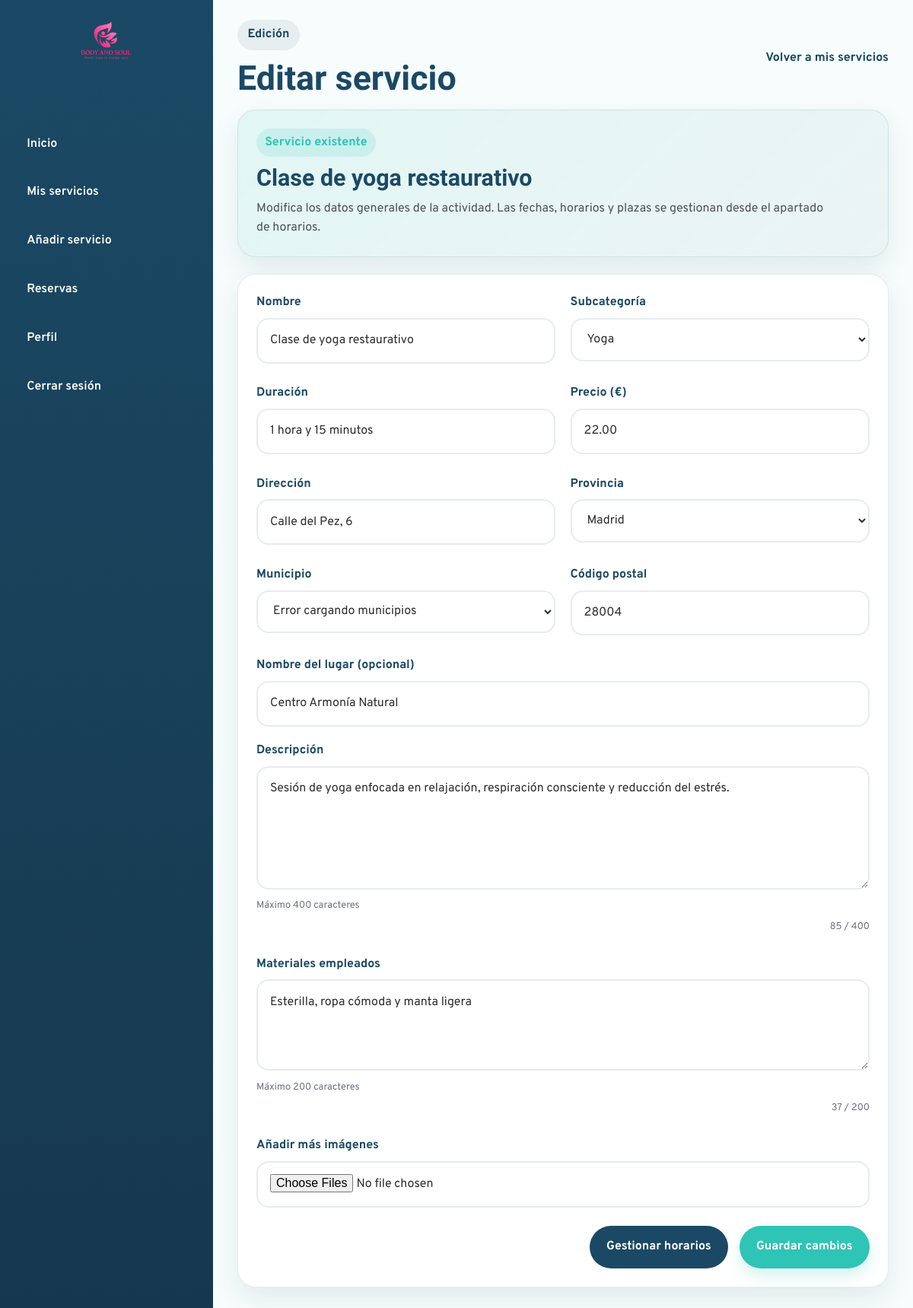
Page /Empresa/editar-servicio.php?id=88 (signed in) on the committed database.
### tables this page shows
CREATE TABLE `servicio` (
  `id_servicio` int(11) NOT NULL,
  `id_empresa` int(11) NOT NULL,
  `nombre_servicio` varchar(150) NOT NULL,
  `descripcion` text DEFAULT NULL,
  `lugar` varchar(150) DEFAULT NULL,
  `id_categoria` int(11) NOT NULL,
  `precio` decimal(10,2) NOT NULL DEFAULT 0.00,
  `duracion` varchar(50) DEFAULT NULL,
  `materiales` text DEFAULT NULL,
  `estado` enum('activo','cancelado') NOT NULL DEFAULT 'activo',
  `id_municipio` int(11) DEFAULT NULL,
  `codigo_postal` varchar(10) DEFAULT NULL,
  `latitud` decimal(10,8) DEFAULT NULL,
  `longitud` decimal(11,8) DEFAULT NULL
);

CREATE TABLE `categoria` (
  `id_categoria` int(11) NOT NULL,
  `nombre` varchar(100) NOT NULL,
  `id_categoria_padre` int(11) DEFAULT NULL
);

### bd/bdempresa.php (called while the page is built, shortened)
<?php
class bdempresa{
public $pdo = "";
public function __construct($host,$port,$db,$user,$pass) {
    $this->pdo = new PDO("mysql:host=".$host.";port=".$port.";dbname=".$db.";charset=utf8", $user, $pass);
    }
public function sacardatosempresa($idEmpresa){
    $sentencia = "SELECT * FROM empresa WHERE id_empresa = :id LIMIT 1";
    $ejecucion = $this->pdo->prepare($sentencia);
    $ejecucion->execute([
        ":id" => $idEmpresa
    ]);
    $empresa = $ejecucion->fetch(PDO::FETCH_ASSOC);
    return $empresa;
}
public function obtenerActividadPorIdempresa($idServicio){
    $sentencia = "SELECT * FROM servicio WHERE id_servicio = :id_servicio";
    $ejecucion = $this->pdo->prepare($sentencia);
    $ejecucion->execute([
        ":id_servicio" => $idServicio
    ]);
    $fila = $ejecucion->fetch(PDO::FETCH_ASSOC);
    return $fila;
}
public function ObtenerProvincias(){
    $sentencia = "SELECT *
                  FROM provincia
                  ORDER BY nombre ASC";
    $ejecucion = $this->pdo->prepare($sentencia);
    $ejecucion->execute();
    return $ejecucion->fetchAll(PDO::FETCH_ASSOC);
}
public function ObtenerMunicipioPorId($idMunicipio){
    $sentencia = "SELECT
                    m.*,
                    p.nombre AS provincia
                  FROM municipio m
                  INNER JOIN provincia p
                    ON m.id_provincia = p.id_provincia
                  WHERE m.id_municipio = :id_municipio";
    $ejecucion = $this->pdo->prepare($sentencia);
    $ejecucion->execute([
        ":id_municipio" => $idMunicipio
    ]);
    return $ejecucion->fetch(PDO::FETCH_ASSOC);
}
}
?>

### bd/bdact.php (called while the page is built, shortened)
<?php
class bdact{
public $pdo = "";
public function __construct($host,$port,$db,$user,$pass) {
    $this->pdo = new PDO("mysql:host=".$host.";port=".$port.";dbname=".$db.";charset=utf8", $user, $pass);
    }
public function ObtenerIdCategoriaPorNombre($nombreCategoria){
    $sentencia = "SELECT id_categoria
            FROM categoria
            WHERE nombre = :nombre
            LIMIT 1";
    $ejecuccion = $this->pdo->prepare($sentencia);
    $ejecuccion->execute([
        ":nombre" => $nombreCategoria
    ]);
    $fila = $ejecuccion->fetch(PDO::FETCH_ASSOC);
    return $fila["id_categoria"];
}
public function obtenerSubcat($idcatpadre){
    $sentencia = "SELECT * FROM categoria WHERE id_categoria_padre = :idcatpadre ORDER BY nombre ASC";
    $ejecuccion = $this->pdo->prepare($sentencia);
    $ejecuccion->execute([
        ":idcatpadre" => $idcatpadre
    ]);
    $fila=$ejecuccion->fetchAll(PDO::FETCH_ASSOC);
    return $fila;
}
}
?>

### Empresa/editar-servicio.php (the view, shortened to what this page needs)
<?php
require_once("head.php");
require_once("../bd/bdempresa.php");
$idEmpresa = $_SESSION["empresa"];
$idServicio = (int) $_GET["id"];
$empresa = $bdempre->sacardatosempresa($idEmpresa);
$idCategoriaPadre = $bdact->ObtenerIdCategoriaPorNombre($empresa["categoria_empresa"]);
$subcat = $bdact->obtenerSubcat($idCategoriaPadre);
$servicio = $bdempre->obtenerActividadPorIdempresa($idServicio);
$lugarCompleto = $servicio["lugar"] ?? "";
$nombre_lugar = "";
$direccion_lugar = "";
$partesLugar = array_map("trim", explode(",", $lugarCompleto));
if(count($partesLugar) >= 3){
    $nombre_lugar = $partesLugar[0];
    array_shift($partesLugar);
    array_pop($partesLugar);
    $direccion_lugar = implode(", ", $partesLugar);
}else if(count($partesLugar) == 2){
    $direccion_lugar = $partesLugar[0];
}else{
    $direccion_lugar = $lugarCompleto;
}
$id_municipio = $servicio["id_municipio"] ?? "";
$codigo_postal = $servicio["codigo_postal"] ?? "";
$id_provincia = "";
if($id_municipio != ""){
    $municipioActual = $bdempre->ObtenerMunicipioPorId($id_municipio);
    $id_provincia = $municipioActual["id_provincia"];
}
$provincias = $bdempre->ObtenerProvincias();
$nombre_servicio = $servicio["nombre_servicio"];
$id_categoria = $servicio["id_categoria"];
$duracion = $servicio["duracion"];
$precio = $servicio["precio"];
$descripcion = $servicio["descripcion"];
$materiales = $servicio["materiales"];
if($id_municipio != ""){
    $municipioActual = $bdempre->ObtenerMunicipioPorId($id_municipio);
    $id_provincia = $municipioActual["id_provincia"];
}
?>
<div class="company-main">
  <header class="company-topbar">
    <div class="company-topbar-left">
      <span class="company-page-tag">Edición</span>
      <h2>Editar servicio</h2>
    </div>
    <div class="company-topbar-right">
      <a href="mis-servicios.php" class="company-back-link">Volver a mis servicios</a>
    </div>
  </header>
  <main class="company-content">
    <section class="company-form-hero">
      <div>
        <span class="company-section-badge">Servicio existente</span>
        <h3><?= htmlspecialchars($servicio["nombre_servicio"]) ?></h3>
        <p>
          Modifica los datos generales de la actividad. Las fechas, horarios y plazas se gestionan desde el apartado de horarios.
        </p>
      </div>
    </section>
    <section class="company-form-card">
      <form action="" method="post" class="company-service-form" enctype="multipart/form-data">
        <div class="form-grid">
          <div class="form-group">
            <label for="nombre_servicio">Nombre</label>
            <input
              type="text"
              id="nombre_servicio"
              name="nombre_servicio"
              value="<?php echo htmlspecialchars($nombre_servicio); ?>"
            >
          </div>
          <div class="form-group">
            <label for="id_categoria">Subcategoría</label>
            <select id="id_categoria" name="id_categoria">
              <?php foreach($subcat as $subcategoria){ ?>
                <option
                  value="<?php echo $subcategoria["id_categoria"]; ?>"
                  <?php if($id_categoria == $subcategoria["id_categoria"]){ echo "selected"; } ?>
                >
                  <?php echo $subcategoria["nombre"]; ?>
                </option>
              <?php } ?>
            </select>
          </div>
          <div class="form-group">
            <label for="duracion">Duración</label>
            <input
              type="text"
              id="duracion"
              name="duracion"
              placeholder="Ej. 1 hora y 30 minutos"
              value="<?php echo htmlspecialchars($duracion); ?>"
            >
          </div>
          <div class="form-group">
            <label for="precio">Precio (€)</label>
            <input
              type="number"
              id="precio"
              name="precio"
              min="0"
              step="0.01"
              value="<?php echo htmlspecialchars($precio); ?>"
            >
          </div>
          <div class="form-group">
            <label for="direccion_lugar">Dirección</label>
            <input
              type="text"
              id="direccion_lugar"
              name="direccion_lugar"
              placeholder="Ej. Calle Alcalá, 25"
              value="<?php echo htmlspecialchars($direccion_lugar); ?>"
            >
          </div>
          <div class="form-group">
            <label for="id_provincia">Provincia</label>
            <select id="id_provincia" name="id_provincia">
              <?php foreach($provincias as $provincia){ ?>
                <option
                  value="<?php echo $provincia["id_provincia"]; ?>"
                  <?php if($id_provincia == $provincia["id_provincia"]){ echo "selected"; } ?>
                >
                  <?php echo $provincia["nombre"]; ?>
                </option>
              <?php } ?>
            </select>
          </div>
          <div class="form-group">
            <label for="id_municipio">Municipio</label>
            <select id="id_municipio" name="id_municipio">
              <option value="">Selecciona primero una provincia</option>
            </select>
          </div>
          <div class="form-group">
            <label for="codigo_postal">Código postal</label>
            <input
              type="text"
              id="codigo_postal"
              name="codigo_postal"
              maxlength="5"
              value="<?php echo htmlspecialchars($codigo_postal); ?>"
            >
          </div>
          <div class="form-group full-width">
            <label for="nombre_lugar">Nombre del lugar <span class="optional-label">(opcional)</span></label>
            <input
              type="text"
              id="nombre_lugar"
              name="nombre_lugar"
              placeholder="Ej. Indoor Pádel Center"
              value="<?php echo htmlspecialchars($nombre_lugar); ?>"
            >
          </div>
          <div class="form-group full-width">
            <label for="descripcion">Descripción</label>
            <textarea
              id="descripcion"
              name="descripcion"
              rows="5"
              maxlength="400"
            ><?php echo htmlspecialchars($descripcion); ?></textarea>
            <small class="form-hint">Máximo 400 caracteres</small>
            <small id="contadorDescripcion" class="form-counter">0 / 400</small>
          </div>
          <div class="form-group full-width">
            <label for="materiales">Materiales empleados</label>
            <textarea
              id="materiales"
              name="materiales"
              rows="3"
              maxlength="200"
            ><?php echo htmlspecialchars($materiales); ?></textarea>
            <small class="form-hint">Máximo 200 caracteres</small>
            <small id="contadorMateriales" class="form-counter">0 / 200</small>
          </div>
          <div class="form-group full-width">
          <label for="imagenes">Añadir más imágenes</label>
          <input
            type="file"
            id="imagenes"
            name="imagenes[]"
            accept="image/*"
            multiple
          >
        </div>
        </div>
        <div class="form-actions">
          <a href="gestionar-horarios.php?idservicio=<?=$idServicio?>" class="btn-secondary-company">
            Gestionar horarios
          </a>
          <button type="submit" name="enviar" class="btn-primary-company">
            Guardar cambios
          </button>
        </div>
      </form>
    </section>
  </main>
</div>
</body>
</html>

### css/empresa-styles/empresa-index.css (style rules this page uses)
:root { --company-primary: #1B4965; --company-primary-dark: #16384E; --company-secondary: #2EC4B6; --company-accent-soft: rgba(255, 143, 163, 0.16); --company-bg: #F7FDFC; --company-surface: #ffffff; --company-text: #2E2E2E; --company-border: rgba(27, 73, 101, 0.10); --company-shadow: 0 14px 34px rgba(27, 73, 101, 0.10); --company-radius: 24px; --company-transition: all 0.3s ease; }
* { box-sizing: border-box; }
body.company-body { margin: 0; font-family: "Overpass", sans-serif; background-color: var(--company-bg); color: var(--company-text); }
.company-main { display: flex; flex-direction: column; }
.company-topbar { display: flex; justify-content: space-between; align-items: center; gap: 1rem; padding: 1.6rem 2rem 1rem; }
.company-page-tag { display: inline-block; background-color: rgba(27, 73, 101, 0.08); color: var(--company-primary); padding: 0.45rem 0.85rem; border-radius: 999px; font-weight: 700; margin-bottom: 0.7rem; }
.company-topbar-left h2 { margin: 0; font-family: "Sansita", serif; color: var(--company-primary); font-size: clamp(2rem, 4vw, 2.8rem); }
.company-content { padding: 0 2rem 2rem; }
.company-section-badge { display: inline-block; background-color: rgba(46, 196, 182, 0.14); color: var(--company-secondary); padding: 0.35rem 0.7rem; border-radius: 999px; font-weight: 700; margin-bottom: 0.7rem; }

### css/empresa-styles/perfil-empresa.css (style rules this page uses)
:root { --company-primary: #1B4965; --company-primary-dark: #16384E; --company-secondary: #2EC4B6; --company-accent: #FF8FA3; --company-bg: #F7FDFC; --company-surface: #ffffff; --company-text: #2E2E2E; --company-border: rgba(27, 73, 101, 0.10); --company-shadow: 0 14px 34px rgba(27, 73, 101, 0.10); --company-radius: 24px; --company-transition: all 0.3s ease; }
* { box-sizing: border-box; }
body.company-body { margin: 0; font-family: "Overpass", sans-serif; background-color: var(--company-bg); color: var(--company-text); }
.company-main { display: flex; flex-direction: column; }
.company-topbar { display: flex; justify-content: space-between; align-items: center; gap: 1rem; padding: 1.6rem 2rem 1rem; }
.company-page-tag { display: inline-block; background-color: rgba(27, 73, 101, 0.08); color: var(--company-primary); padding: 0.45rem 0.85rem; border-radius: 999px; font-weight: 700; margin-bottom: 0.7rem; }
.company-topbar-left h2 { margin: 0; font-family: "Sansita", serif; color: var(--company-primary); font-size: clamp(2rem, 4vw, 2.8rem); }
.company-content { padding: 0 2rem 2rem; }
.company-section-badge { display: inline-block; background-color: rgba(46, 196, 182, 0.14); color: var(--company-secondary); padding: 0.35rem 0.7rem; border-radius: 999px; font-weight: 700; margin-bottom: 0.7rem; }
.form-grid { display: grid; grid-template-columns: 1fr 1fr; gap: 1.2rem; }
.form-group { display: flex; flex-direction: column; gap: 0.45rem; }
.full-width { grid-column: 1 / -1; }
.form-group label { font-weight: 700; color: var(--company-primary); }
.form-group input, .form-group select, .form-group textarea { width: 100%; padding: 0.95rem 1rem; border-radius: 16px; border: 2px solid rgba(27, 73, 101, 0.10); background-color: #fff; color: var(--company-text); outline: none; transition: var(--company-transition); font: inherit; }
.form-group textarea { resize: vertical; min-height: 120px; }
.form-actions { display: flex; justify-content: flex-end; }
.btn-primary-company { border: none; border-radius: 999px; padding: 0.95rem 1.4rem; font-weight: 700; cursor: pointer; transition: var(--company-transition); background-color: var(--company-secondary); color: #fff; box-shadow: 0 10px 20px rgba(46, 196, 182, 0.2); }

### css/styles.css (style rules this page uses)
:root { --mint: #147a72; --navy: #1B4965; --pink: #b03a5b; --light: #F7FDFC; --dark: #2E2E2E; --white: #ffffff; --font-title: "Sansita Swashed", serif; --font-text: "Overpass", sans-serif; --radius-sm: 10px; --radius-md: 18px; --radius-lg: 28px; --shadow-soft: 0 10px 30px rgba(27, 73, 101, 0.12); --transition: all 0.3s ease; }
* { margin: 0; padding: 0; box-sizing: border-box; }
html { scroll-behavior: smooth; }
body { font-family: var(--font-text); color: var(--dark); background-color: var(--light); line-height: 1.6; }
a { text-decoration: none; color: inherit; }
button, input, select, textarea { font: inherit; }
h1, h2, h3, h4 { font-family: var(--font-title); color: var(--navy); line-height: 1.15; }

### rows in the picture
servicio: nombre_servicio "Clase de yoga restaurativo", id_categoria "Yoga", duracion "1 hora y 15 minutos", precio "22.00", codigo_postal "28004", nombre_lugar "Centro Armonía Natural", descripcion "Sesión de yoga enfocada en relajación, respiración consciente y reducción del estrés.", materiales "Esterilla, ropa cómoda y manta ligera"

### other values in the picture
form field id_provincia "Madrid"
